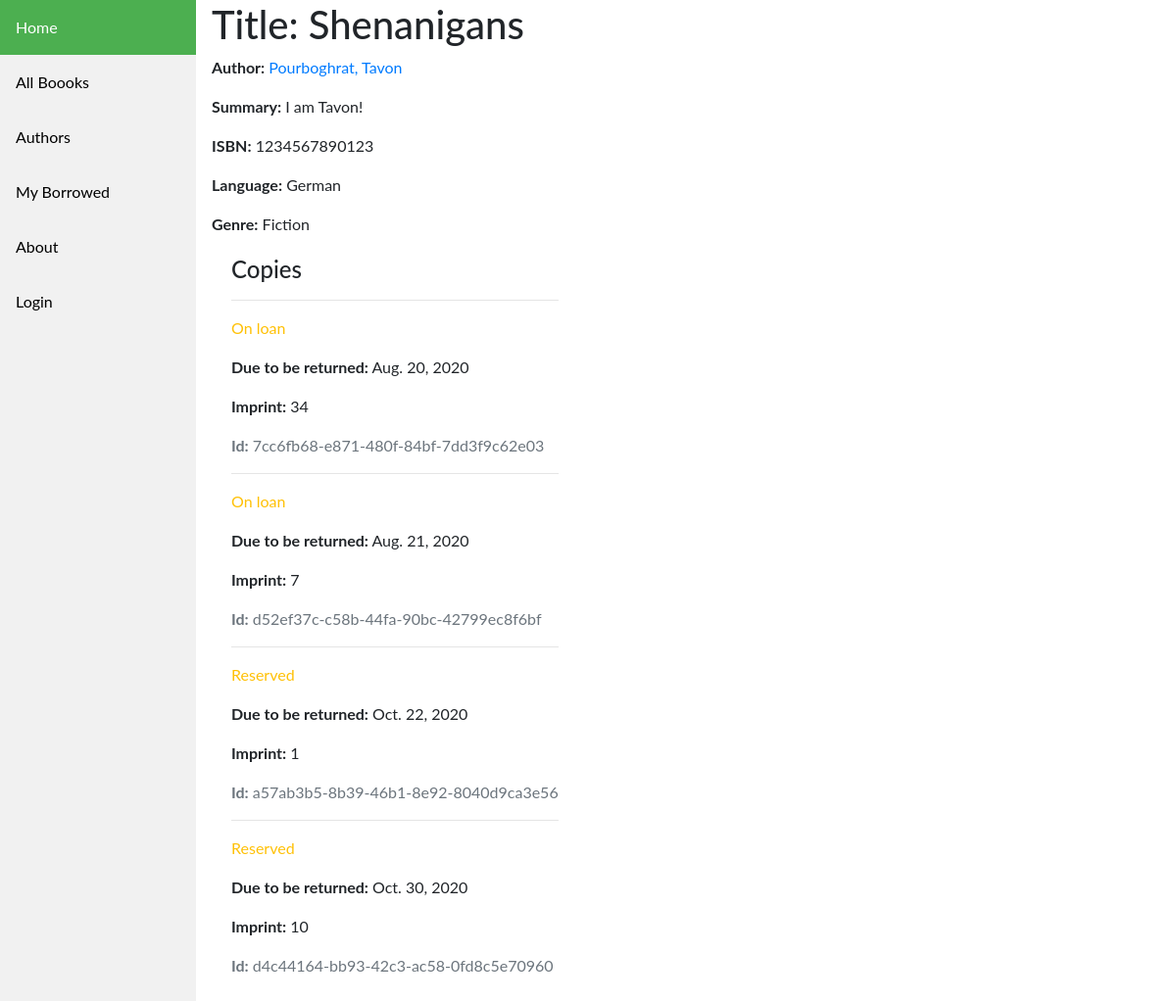
/catalog/book/1, run on the app's committed database.
### catalog/models.py (models this page shows, shortened)
class Book(models.Model):
    title = models.CharField(max_length=200)
    author = models.ForeignKey('Author', on_delete=models.SET_NULL, null=True)
    summary = models.TextField(max_length=1000, help_text='Enter a brief description of the book')
    isbn = models.CharField('ISBN', max_length=13, help_text='13 Character <a href="https://www.isbn-international.org/content/what-isbn">ISBN number</a>')
    genre = models.ManyToManyField(Genre, help_text='Select a genre for this book')
    language = models.ForeignKey('Language', on_delete=models.SET_NULL, null=True)
    def display_genre(self):
        """Create a string for the Genre. This is required to display genre in Admin."""
        return ', '.join(genre.name for genre in self.genre.all()[:3])
    display_genre.short_description = 'Genre'

class Author(models.Model):
    first_name = models.CharField(max_length=100)
    last_name = models.CharField(max_length=100)
    date_of_birth = models.DateField(null=True, blank=True)
    date_of_death = models.DateField('died', null=True, blank=True)
    class Meta:
        ordering = ['last_name', 'first_name']
    def __str__(self):
        return f'{self.last_name}, {self.first_name}'

class Language(models.Model):
    language = models.CharField(max_length=200, help_text='Enter a book language (e.g. Farsi)')
    def __str__(self):
        return self.language

class Genre(models.Model):
    name = models.CharField(max_length=200, help_text='Enter a book genre (e.g. Science Fiction)')
    def __str__(self):
        return self.name

class BookInstance(models.Model):
    id = models.UUIDField(primary_key=True, default=uuid.uuid4, help_text='Unique ID for this particular book across whole library')
    book = models.ForeignKey('Book', on_delete=models.SET_NULL, null=True)
    imprint = models.CharField(max_length=200)
    due_back = models.DateField(null=True, blank=True)
    borrower = models.ForeignKey(User, on_delete=models.SET_NULL, null=True, blank=True)
    LOAN_STATUS = (
        ('m', 'Maintenance'),
        ('o', 'On loan'),
        ('a', 'Available'),
        ('r', 'Reserved'),
    )
    status = models.CharField(
        max_length=1,
        choices=LOAN_STATUS,
        blank=True,
        default='m',
        help_text='Book availability',
    )
    class Meta:
        ordering = ['due_back']
        permissions = (("can_mark_returned", "Set book as returned"),)

### catalog/views.py (the view)
# urls.py: path('book/<int:pk>', views.BookDetailView.as_view(), name='book-detail'),
class BookDetailView(generic.DetailView):
    model = Book
    paginate_by = 2

### catalog/templates/catalog/book_detail.html (shortened to what this page needs)
{% extends "catalog/base_generic.html" %} {% block content %}
<h1>Title: {{ book.title }}</h1>
<p>
  <strong>Author:</strong>
  <a href="{% url 'author-detail' book.author.pk %}">{{ book.author }}</a>
</p>
<p><strong>Summary:</strong> {{ book.summary }}</p>
<p><strong>ISBN:</strong> {{ book.isbn }}</p>
<p><strong>Language:</strong> {{ book.language }}</p>
<p><strong>Genre:</strong> {{ book.genre.all|join:", " }}</p>
<div style="margin-left: 20px; margin-top: 20px;">
  <h4>Copies</h4>
  {% for copy in book.bookinstance_set.all %}
  <hr />
  <div>
    <p
      class="{% if copy.status == 'a' %}text-success{% elif copy.status == 'm' %}text-danger{% else %}text-warning{% endif %}">
      {{ copy.get_status_display }}
    </p>
  </div>
  {% if copy.status != 'a' %}
  <p><strong>Due to be returned:</strong> {{ copy.due_back }}</p>
  {% endif %}
  <p><strong>Imprint:</strong> {{ copy.imprint }}</p>
  <p class="text-muted"><strong>Id:</strong> {{ copy.id }}</p>
  {% endfor %}
</div>
{% endblock %}

### catalog/static/css/styles.css (style rules this page uses)
body { margin: 0; font-family: "Lato", sans-serif; }

### data on the page
Book: title "Shenanigans", author "Pourboghrat, Tavon", summary "I am Tavon!", isbn "1234567890123", language "German", genre.all "Fiction"
BookInstance: status "On loan", due_back "Aug. 20, 2020", imprint "34", id "7cc6fb68-e871-480f-84bf-7dd3f9c62e03"
BookInstance: status "On loan", due_back "Aug. 21, 2020", imprint "7", id "d52ef37c-c58b-44fa-90bc-42799ec8f6bf"
BookInstance: status "Reserved", due_back "Oct. 22, 2020", imprint "1", id "a57ab3b5-8b39-46b1-8e92-8040d9ca3e56"
BookInstance: status "Reserved", due_back "Oct. 30, 2020", imprint "10", id "d4c44164-bb93-42c3-ac58-0fd8c5e70960"
